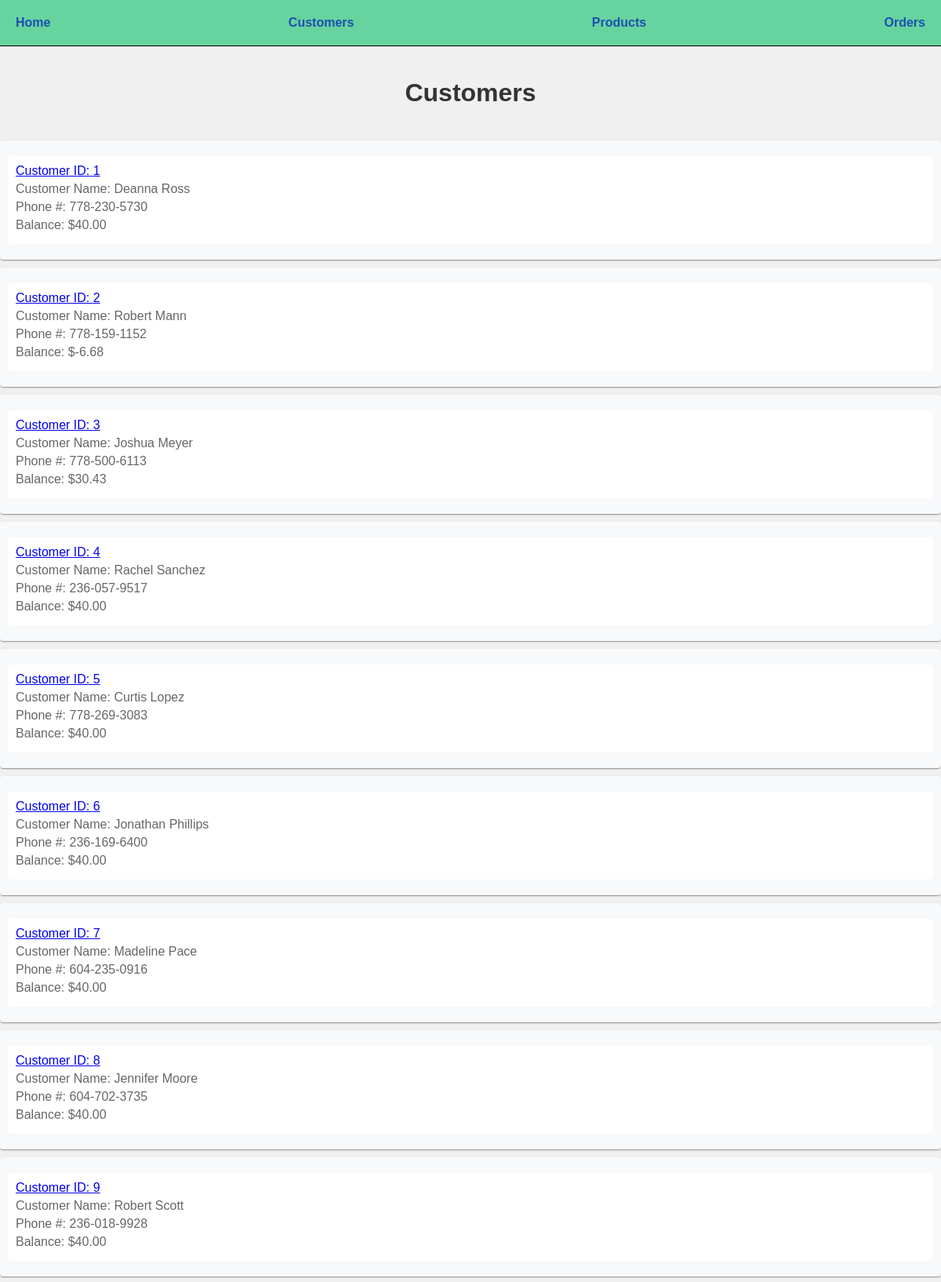
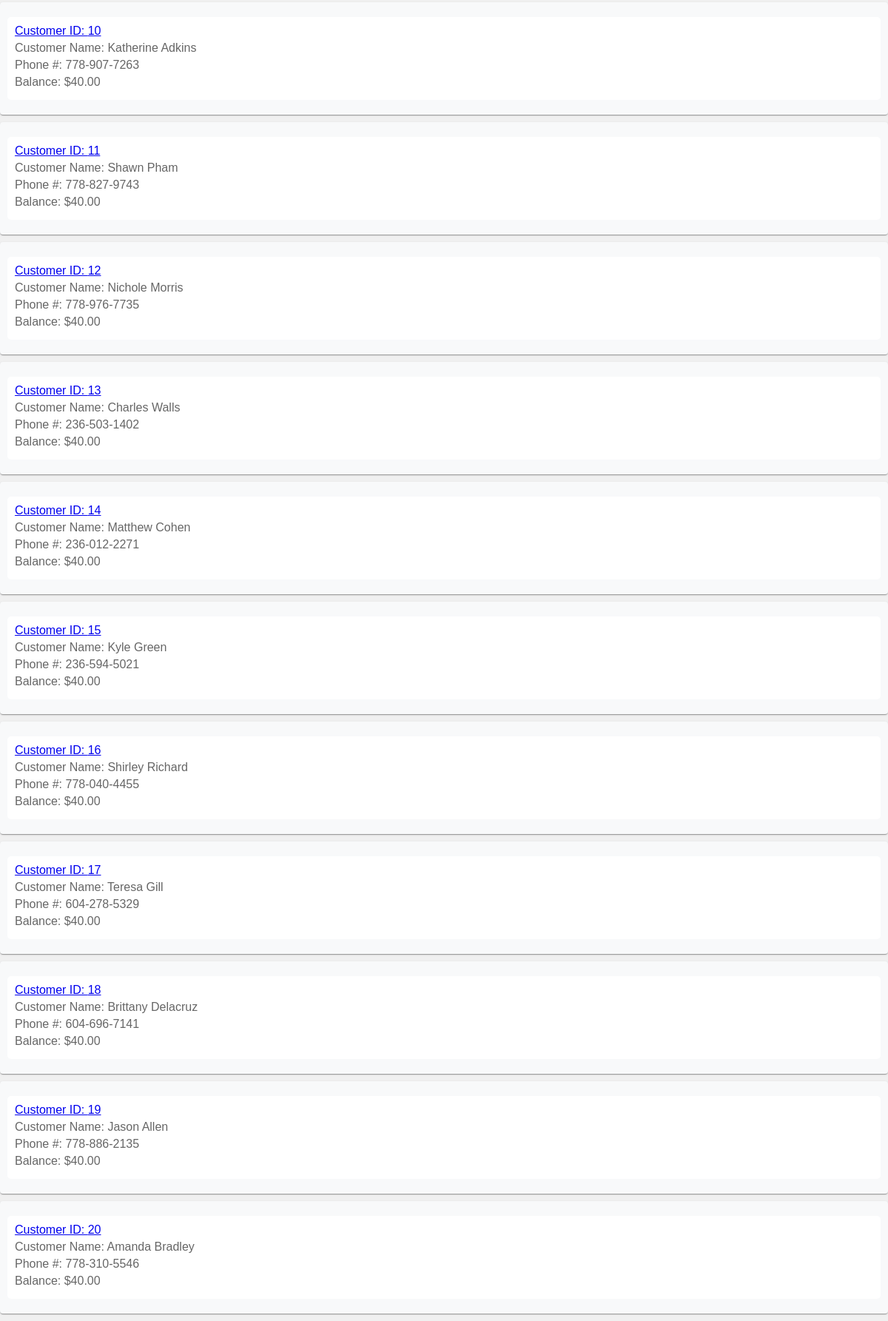
The page /customers on the database as committed earlier (2 pictures, top to bottom).
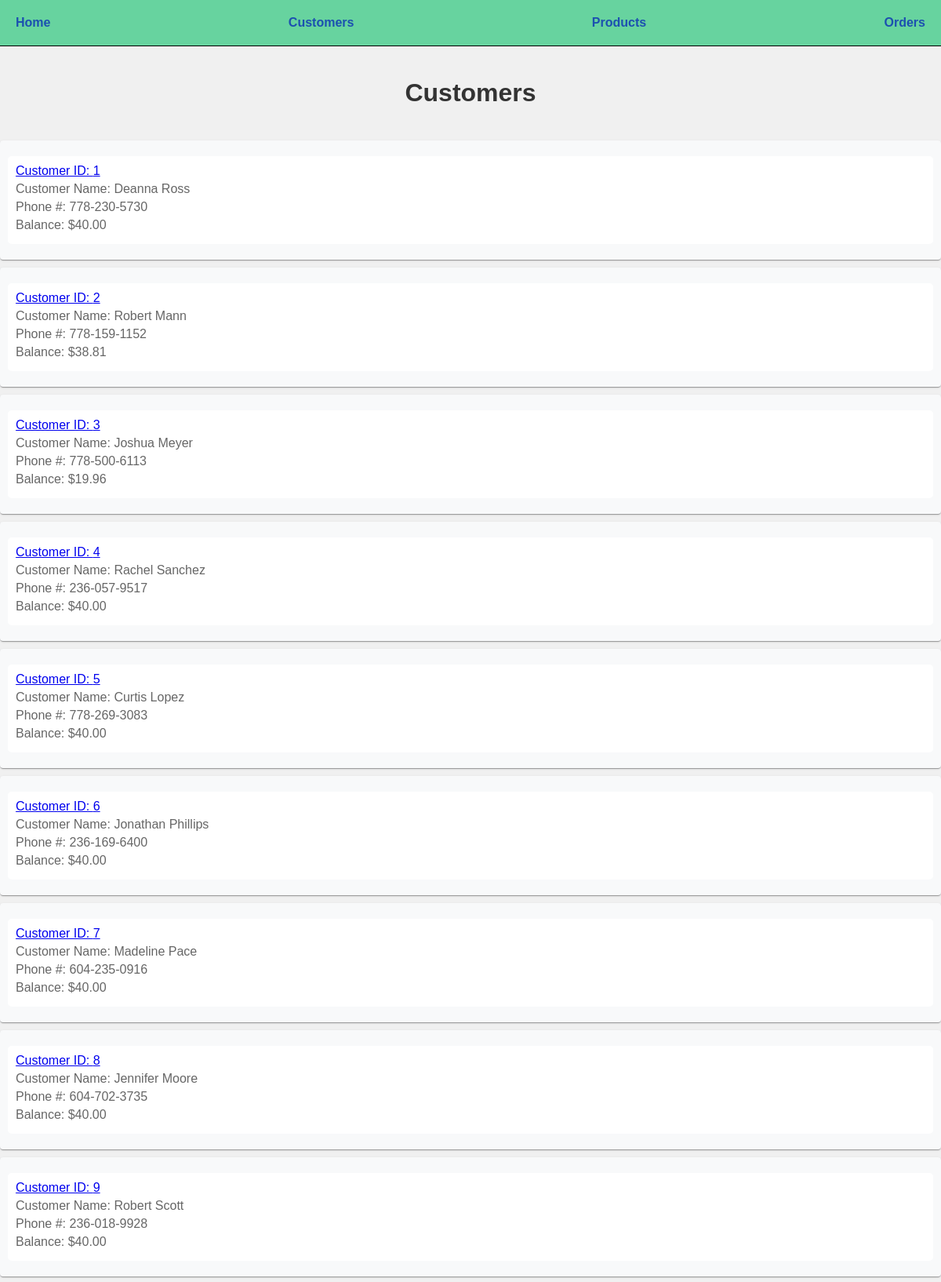
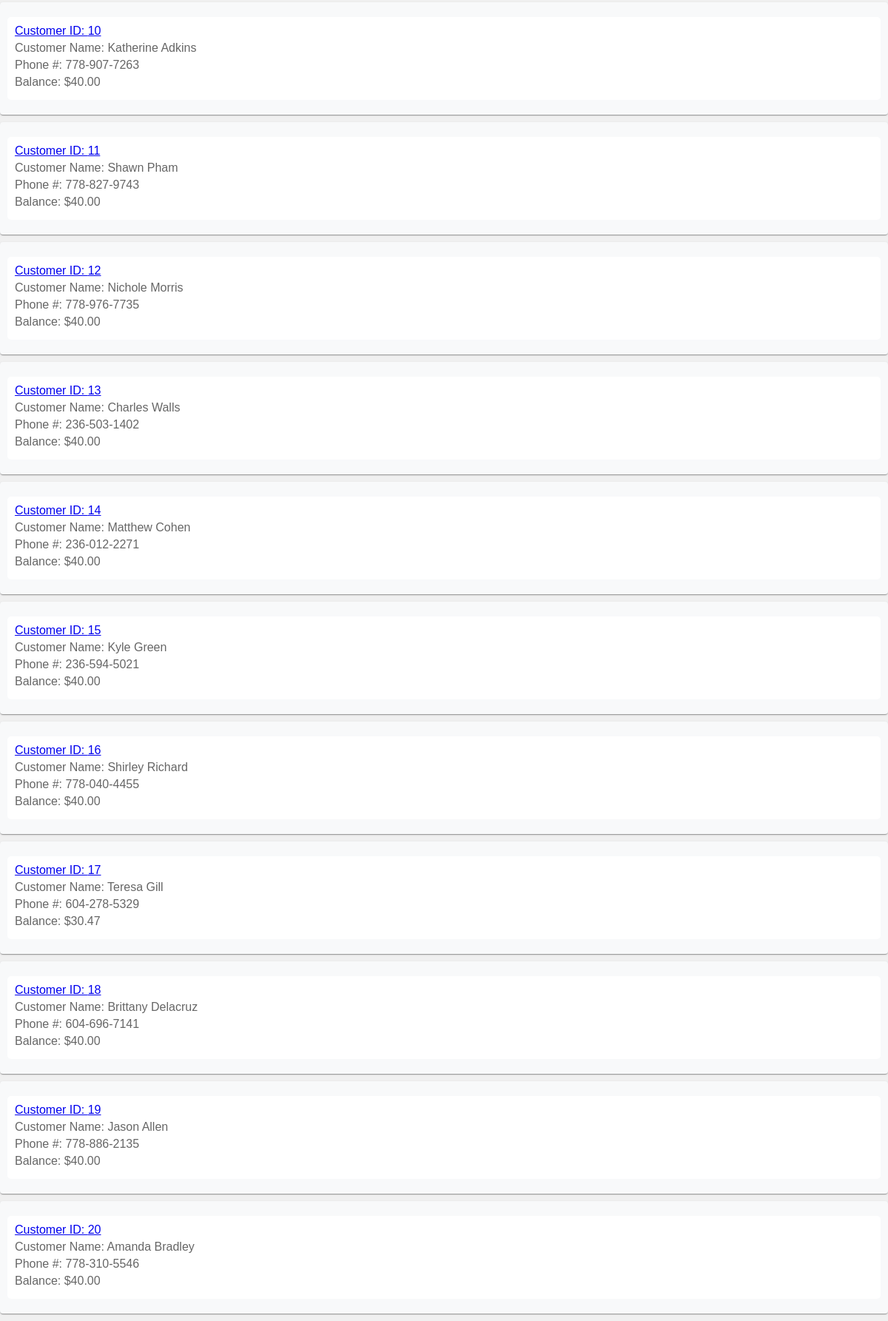
The same page on the database as committed later (2 pictures, top to bottom).
### models.py (models this page shows, shortened)
class Customer(db.Model):
    id = mapped_column(Integer, primary_key=True)
    name = mapped_column(String(200), nullable=False, unique=True)
    phone = mapped_column(String(20), nullable=False )
    balance = mapped_column(Numeric(10,2), nullable=False, default=40)
    orders = relationship("Order", cascade="all, delete-orphan") #only one back_populates is needed, the other is inferred

### routes/html.py (the view)
@html_bp.route("/customers", methods=["GET"])
def customers():
    statement = db.select(Customer).order_by(Customer.id)
    records = db.session.execute(statement)
    results = records.scalars() #converts into a list
    return render_template("customers.html", customers=results)

### templates/customers.html
{% extends "base.html" %}
{% block content %}
<h1>Customers</h1>
{% for customer in customers %}
<div>
    <p>
        <a href="{{ url_for('html.customer_detail', customer_id=customer.id) }}">
            <span>Customer ID: {{ customer.id }}</span></a>
            <span>Customer Name: {{ customer.name }}</span>
            <span>Phone #: {{ customer.phone }}</span>
            <span>Balance: ${{ customer.balance }}</span>
            </p>
        </div>
            {% endfor %}
{% endblock %}

### templates/base.html (shortened to what this page needs)
<!doctype html>
<html lang="en">
    <head>
        <link rel="stylesheet" href="{{ url_for('static', filename='css/styles.css') }}">
    </head>
    <body>
        <nav>
            <a href="{{ url_for('html.home') }}">Home</a>
            <a href="{{ url_for('html.customers') }}">Customers</a>
            <a href="{{ url_for('html.products') }}">Products</a>
            <a href="{{ url_for('html.orders') }}">Orders</a>
        </nav>
        {% block content %}
        {% endblock %}
    </body>
</html>

### static/css/styles.css (style rules this page uses)
body { font-family: Arial, sans-serif; margin: 0; padding: 0; background-color: #f0f0f0; }
h1 { color: #333; text-align: center; padding: 20px 0; }
p { color: #666; padding: 10px; margin: 10px 0; background-color: #fff; border-radius: 5px; }
nav { display: flex; justify-content: space-between; align-items: center; padding: 10px; background-color: #67d39f; border-bottom: 1px solid #000; }
nav a { color: hsl(219, 73%, 40%); text-decoration: none; font-weight: bold; padding: 10px; }
div { background-color: #f8f9fa; padding: 10px; border-radius: 4px; margin-bottom: 10px; box-shadow: 0 2px 1px -1px rgba(0, 0, 0, .2), 0 1px 1px 0 rgba(0, 0, 0, .14), 0 1px 3px 0 rgba(0, 0, 0, .12); }
p { margin-bottom: 10px; }
p span { display: block; margin-bottom: 5px; }

Rows that differ between the two databases and show on the page:
changed Customer "Robert Mann": balance "-6.68" → "38.81"
changed Customer "Joshua Meyer": balance "30.43" → "19.96"
changed Customer "Teresa Gill": balance "40.00" → "30.47"
